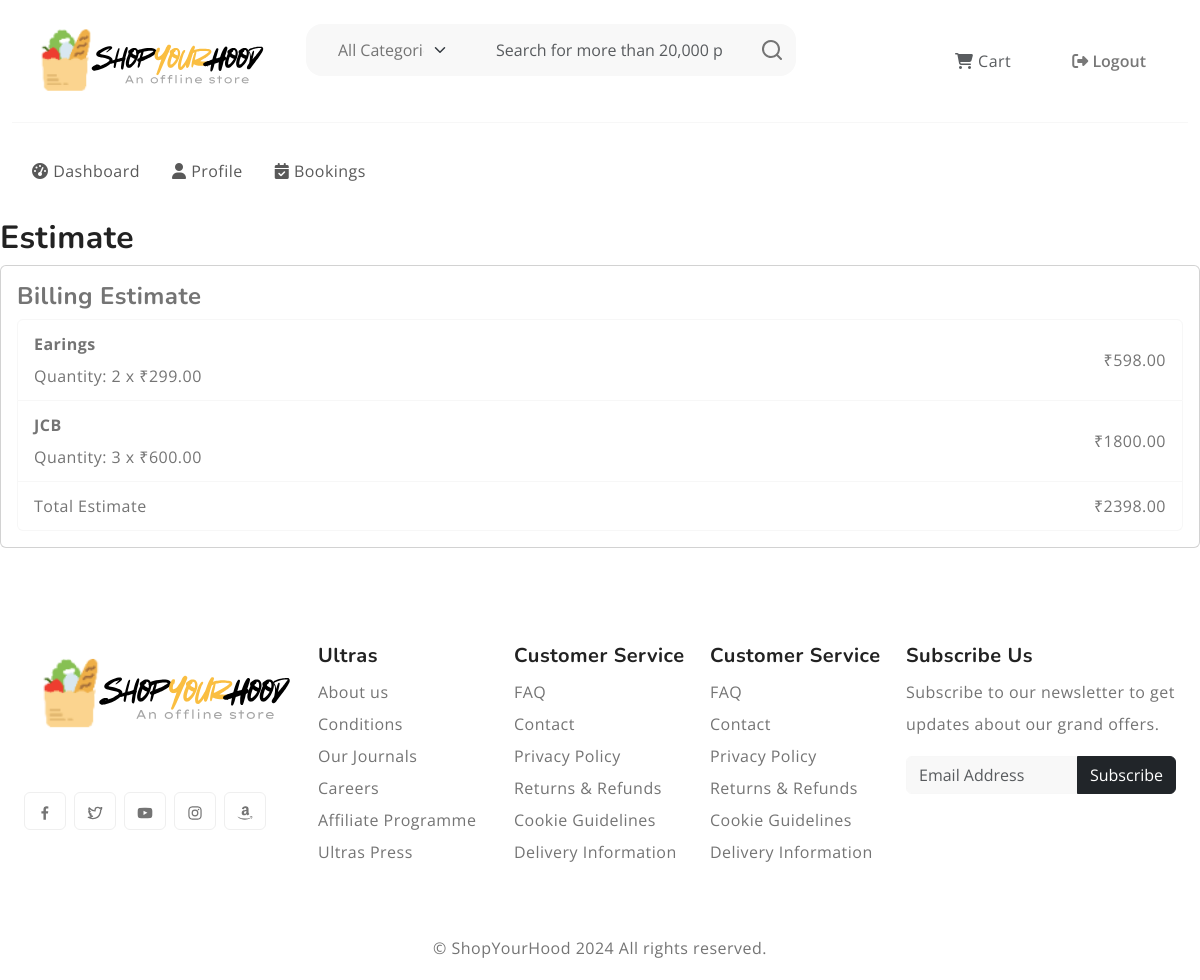
The page /order/cart/estimate/ (signed in) on the database its author committed.
### products/models.py (models this page shows, shortened)
class Product(models.Model):
    CATEGORY_CHOICES = [
        ('electronics', 'Electronics'),
        ('fashion', 'Fashion'),
        ('home', 'Home & Kitchen'),
        ('books', 'Books'),
        ('toys', 'Toys & Games'),
    ]
    name = models.CharField(max_length=255)
    category = models.CharField(max_length=255, choices=CATEGORY_CHOICES)
    description = models.TextField()
    image = models.ImageField(upload_to='product_images/')
    is_verified = models.BooleanField(default=False)
    added_by = models.ForeignKey(ShopProfile, on_delete=models.SET_NULL, null=True, blank=True)

class ShopProduct(models.Model):
    shop = models.ForeignKey(ShopProfile, on_delete=models.CASCADE)
    product = models.ForeignKey(Product, on_delete=models.CASCADE)
    quantity = models.IntegerField()
    price = models.DecimalField(max_digits=10, decimal_places=2)
    class Meta:
        unique_together = ['shop', 'product']  # Ensure each shop can only add a product once

### order/views.py (the view)
# urls.py: path('cart/estimate/', views.estimate, name='estimate'),
@login_required
def estimate(request):
    cart_items = CartItem.objects.filter(customer=request.user)
    total_price = 0
    item_calculations = []
    for item in cart_items:
        try:
            shop_product = ShopProduct.objects.get(product=item.product, shop=item.shop)
            item_price = shop_product.price * item.quantity
            total_price += item_price
            item_calculations.append({
                'product_name': item.product.name,
                'quantity': item.quantity,
                'unit_price': shop_product.price,
                'total_price': item_price
            })
        except ShopProduct.DoesNotExist:
            continue  # Skip if the shop product isn't found
    return render(request, 'order/estimate.html', {
        'item_calculations': item_calculations,
        'total_price': total_price,
    })

### shopyourhood/context_processors/user_navigation.py (called while the page is built, shortened)
def user_navigation(request):
    navigation = []
    sidebar = []
    if request.user.is_authenticated:
        user_type = request.user.user_type  # Assuming user_type is an integer
        if user_type == 1:  # Customer
            navigation = [
                {'name': 'Cart', 'url': 'view_cart', 'icon': 'fas fa-shopping-cart'},
                {'name': 'Logout', 'url': 'logout', 'icon': 'fas fa-sign-out-alt'},
            ]
            sidebar = [
                {'name': 'Dashboard', 'url': 'customer_dashboard', 'icon': 'fas fa-tachometer-alt'},
                {'name': 'Profile', 'url': 'view_customer_profile', 'icon': 'fas fa-user'},
                {'name': 'Bookings', 'url': 'view_bookings', 'icon': 'fas fa-calendar-check'},
            ]
    return {
        'navigation': navigation,
        'sidebar': sidebar,
    }

### order/templates/order/estimate.html
{% extends 'layout.html' %}
{% block content %}
<h2>Estimate</h2>
<div class="card mb-4">
    <div class="card-body">
        <h4 class="card-title">Billing Estimate</h4>
        <ul class="list-group">
            {% for item in item_calculations %}
            <li class="list-group-item d-flex justify-content-between align-items-center">
                <div>
                    <strong>{{ item.product_name }}</strong> <br>
                    Quantity: {{ item.quantity }} x ₹{{ item.unit_price }}
                </div>
                <span>₹{{ item.total_price|floatformat:2 }}</span>
            </li>
            {% endfor %}
            <li class="list-group-item d-flex justify-content-between align-items-center font-weight-bold">
                Total Estimate
                <span>₹{{ total_price|floatformat:2 }}</span>
            </li>
        </ul>
    </div>
</div>
{% endblock %}

### static/style.css (style rules this page uses)
:root { --header-height : 160px; --header-height-min : 80px; }
:root { --accent-color : #FFC43F; --dark-color : #222222; --light-dark-color : #727272; --light-color : #fff; --grey-color : #dbdbdb; --light-grey-color : #fafafa; --primary-color : #6995B1; --light-primary-color : #eef1f3; }
:root { --body-font : "Open Sans", sans-serif; --heading-font : "Nunito", sans-serif; }
body { --bs-link-color: #333; --bs-link-hover-color:#333; --bs-link-color-rgb: 40,40,40; --bs-link-hover-color-rgb: 0,0,0; --bs-light-rgb: 248, 248, 248; --bs-font-sans-serif: "Open Sans", sans-serif; --bs-body-font-family: var(--bs-font-sans-serif); --bs-body-font-size: 1rem; --bs-body-font-weight: 400; --bs-body-line-height: 2; --bs-body-color: #747474; --bs-primary: #FFC43F; --bs-primary-rgb: 255, 196, 63; --bs-success: #a3be4c; --bs-success-rgb: 163, 190, 76; --bs-primary-bg-subtle: #FFF9EB; --bs-success-bg-subtle: #eef5e5; --bs-border-color: #F7F7F7; --bs-secondary-rgb: 230, 243, 251; --bs-danger-rgb: 249, 235, 231; --bs-warning-rgb: 255, 249, 235; --bs-info-rgb: 230, 243, 250; }
body { letter-spacing: 0.03em; }
h1,h2,h3,h4,h5,h6 { font-family: var(--heading-font); color: var(--dark-color); font-weight: 700; }

### rows shown on the page
Product: product_name "Earings"
ShopProduct: unit_price "299.00"
Product: product_name "JCB"
ShopProduct: unit_price "600.00"

### other values the page prints
{{ item.name }} "Cart"
{{ item.name }} "Logout"
{{ item.name }} "Dashboard"
{{ item.name }} "Profile" "Bookings"
{{ item.quantity }} "2" "3"
{{ item.total_price|floatformat:2 }} "598.00" "1800.00"
{{ total_price|floatformat:2 }} "2398.00"
